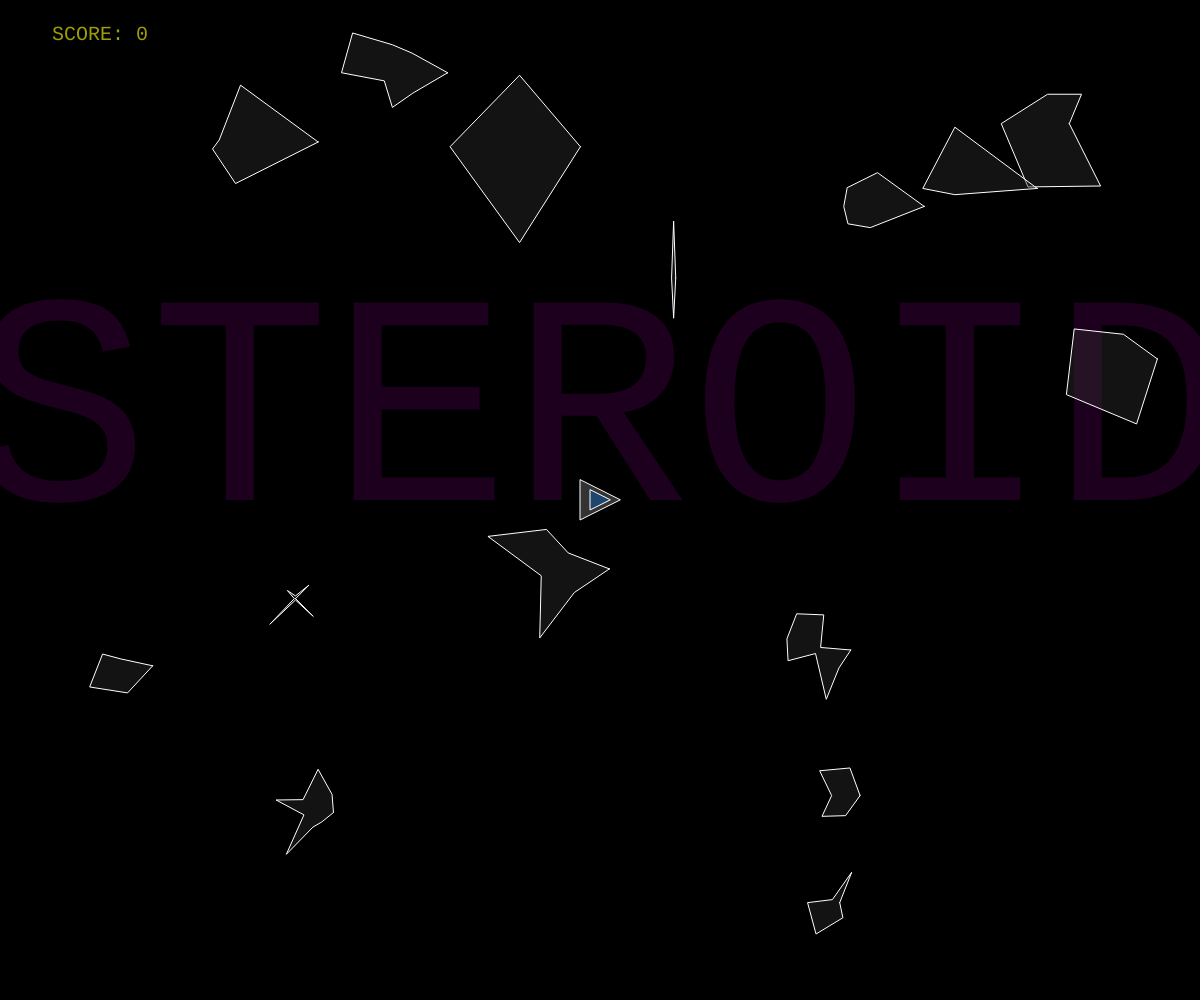
Frame 1 (no input)
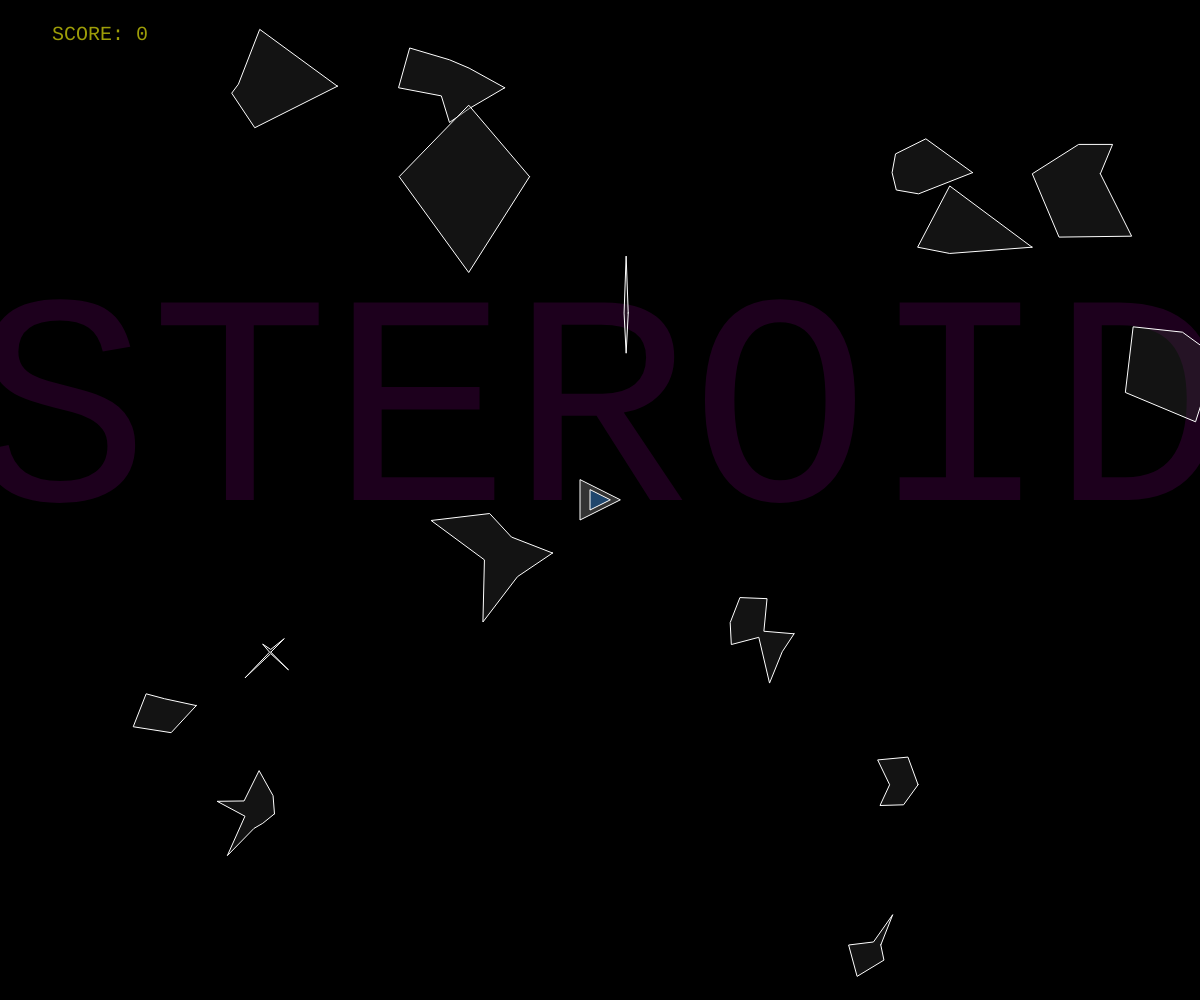
Frame 60 (no input)
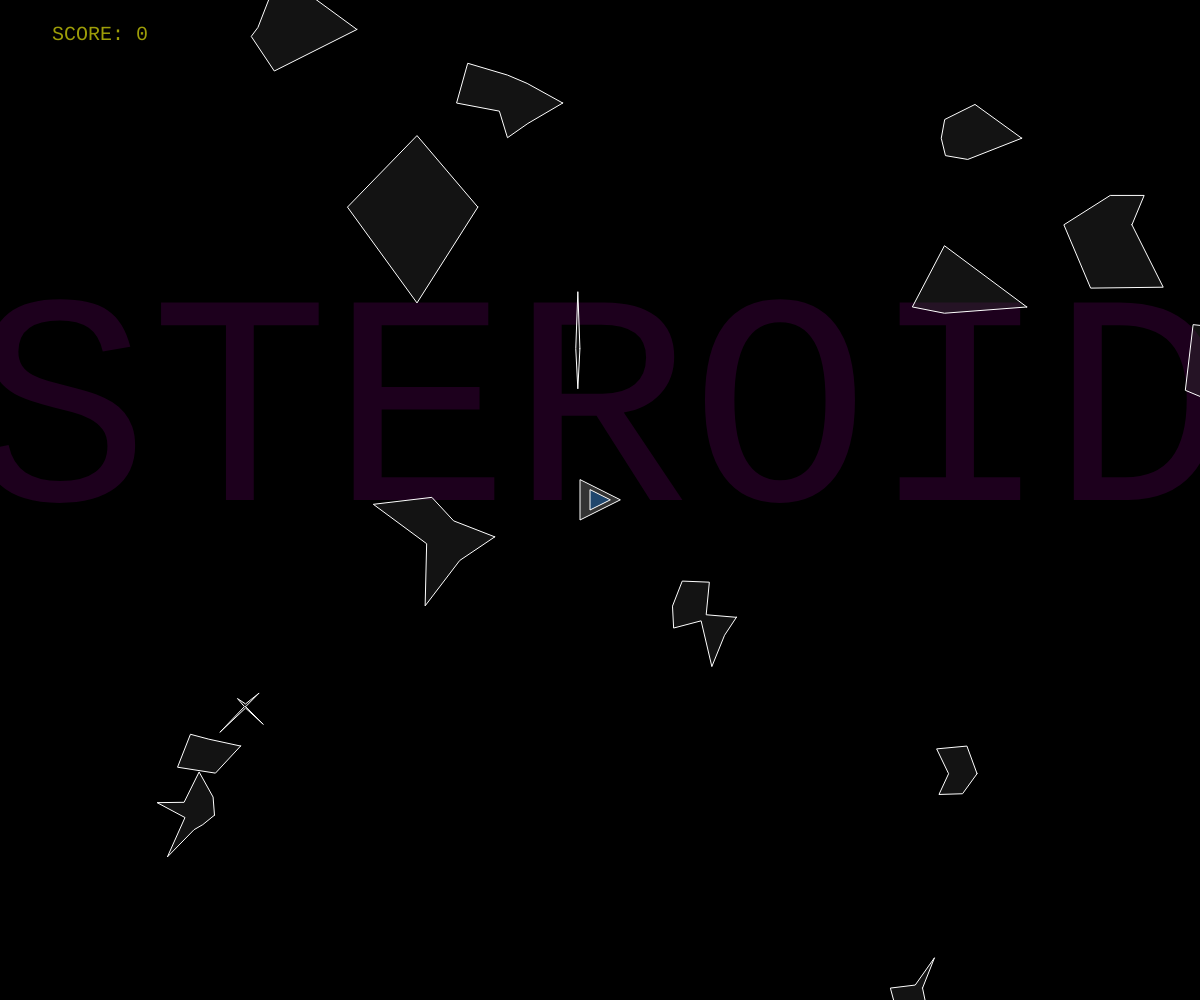
Frame 120 (the mouse pressed at the canvas centre since frame 60)

The p5.js sketch that drew these frames (run headless with seeded random() and noise() and a simulated clock; from frame 60 on, the mouse is pressed at the canvas centre):

// p5.js sketch
// ── sketch.js
let ship;
let asteroids = [];
let lasers = [];
let score;
let totalScore;

function setup() {
  createCanvas(windowWidth, windowHeight);
  score = new Score();
  totalScore = 0;
  for (let i = 0; i < 15; i++) {
    asteroids.push(new Asteroid());
  }

  ship = new Ship();
}

function draw() {
  background(0);

  score.show();
  for (let i = lasers.length - 1; i >= 0; i--) {
    lasers[i].update();
    lasers[i].render();
    if (lasers[i].offscreen()) {
      lasers.splice(i, 1);
    } else {
      for (let j = asteroids.length - 1; j >= 0; j--) {
        if (lasers[i].hits(asteroids[j])) {
          if (asteroids[j].r > 10) {
            let newAsteroids = asteroids[j].breakup();
            console.log(newAsteroids);
            asteroids = asteroids.concat(newAsteroids);
          } else {
            score.totalScore += 1;
          }
          asteroids.splice(j, 1);
          lasers.splice(i, 1);
          break;
        }
      }
    }
  }
  ship.turn();
  ship.render();
  ship.update();
  ship.edges();
  for (a of asteroids) {
    if (ship.hits(a)) {
      console.log("Dead Space!");
    }
    a.update();
    a.edges();
    a.render();
  }
}

function keyPressed() {
  if (key == " ") {
    lasers.push(new Laser(ship.pos, ship.heading));
  } else if (keyCode == RIGHT_ARROW) {
    ship.setRotation(0.1);
  } else if (keyCode == LEFT_ARROW) {
    ship.setRotation(-0.1);
  } else if (keyCode == UP_ARROW) {
    ship.boosting(true);
  }
}

function keyReleased() {
  ship.setRotation(0);
  ship.boosting(false);
}

// ── asteroid.js
class Asteroid {
  constructor(pos, r) {
    if (pos) {
      this.pos = pos.copy();
    } else {
      this.pos = createVector(random(width), random(height));
    }
    if (r) {
      this.r = r * 0.5;
    } else {
      this.r = random(15, 50);
    }
    this.total = floor(random(4, 10));
    this.offset = [];
    for (let i = 0; i < this.total; i++) {
      this.offset[i] = random(-this.r, this.r);
    }
    this.vel = p5.Vector.random2D();
  }

  render() {
    push();
    translate(this.pos.x, this.pos.y);
    fill(50, 50, 50, 100);
    stroke(255);
    //circle(0, 0, this.r * 2);
    beginShape();
    for (let i = 0; i < this.total; i++) {
      let r = this.r + this.offset[i];
      let angle = map(i, 0, this.total, 0, TWO_PI);
      let x = r * cos(angle);
      let y = r * sin(angle);
      vertex(x, y);
    }
    endShape(CLOSE);
    pop();
  }
  update() {
    this.pos.add(this.vel);
  }
  edges() {
    if (this.pos.x > width + this.r) {
      this.pos.x = -this.r;
    } else if (this.pos.x < -this.r) {
      this.pos.x = width + this.r;
    }
    if (this.pos.y > height + this.r) {
      this.pos.y = -this.r;
    } else if (this.pos.y < -this.r) {
      this.pos.y = height + this.r;
    }
  }
  breakup() {
    let newA = [];
    newA[0] = new Asteroid(this.pos, this.r);
    newA[1] = new Asteroid(this.pos, this.r);
    return newA;
  }
}

// ── laser.js
class Laser {
  constructor(spos, angle) {
    this.pos = createVector(spos.x, spos.y);
    this.vel = p5.Vector.fromAngle(angle);
    this.vel.mult(5);
  }

  update() {
    this.pos.add(this.vel);
  }
  render() {
    push();
    stroke(255);
    strokeWeight(4);
    point(this.pos.x, this.pos.y);
    pop();
  }
  hits(asteroid) {
    let d = dist(this.pos.x, this.pos.y, asteroid.pos.x, asteroid.pos.y);
    if (d < asteroid.r) {
      return true;
    } else {
      return false;
    }
  }
  offscreen() {
    if (this.pos.x > width || this.pos.x < 0) {
      return true;
    }
    if (this.pos.y > height || this.pos.y < 0) {
      return true;
    }
    return false;
  }
}

// ── score.js
class Score {
  constructor() {
    this.xPos = 100;
    this.yPos = 40;
    this.totalScore = 0;
  }
  show() {
    textAlign(CENTER);
    fill(200, 200, 10, 200);
    textFont("Courier");
    textSize(20);
    text("SCORE: " + this.totalScore, this.xPos, this.yPos);
    textSize(300);
    fill(150, 0, 150, 50);

    text("ASTEROIDS", width / 2, height / 2);
  }
}

// ── ship.js
class Ship {
  constructor() {
    this.pos = createVector(width / 2, height / 2);
    this.r = 20;
    this.heading = 0;
    this.rotation = 0;
    this.vel = createVector(0, 0);
    this.isBoosting = false;
  }

  render() {
    push();
    translate(this.pos.x, this.pos.y);
    rotate(this.heading + PI / 2);

    fill(51);

    stroke(255);
    triangle(-this.r, this.r, this.r, this.r, 0, -this.r);
    fill(0, 100, 200, 100);
    triangle(-this.r / 2, this.r / 2, this.r / 2, this.r / 2, 0, -this.r / 2);

    noStroke();
    fill(250, 59, 0, 100);
    if (this.isBoosting) {
      triangle(-this.r + 8, this.r, this.r - 8, this.r, 0, this.r * 3);
      fill(255, 255, 0, 100);
      triangle(-this.r + 10, this.r, this.r - 10, this.r, 0, this.r * 2);
    }
    pop();
  }
  setRotation(a) {
    this.rotation = a;
  }
  turn(angle) {
    this.heading += this.rotation;
  }
  update() {
    if (this.isBoosting) {
      this.boost();
    }
    this.pos.add(this.vel);
    this.vel.mult(0.999);
  }
  boost() {
    let force = p5.Vector.fromAngle(this.heading);
    force.mult(0.1);
    this.vel.add(force);
  }
  boosting(b) {
    this.isBoosting = b;
  }
  edges() {
    if (this.pos.x > width + this.r) {
      this.pos.x = -this.r;
    } else if (this.pos.x < -this.r) {
      this.pos.x = width + this.r;
    }
    if (this.pos.y > height + this.r) {
      this.pos.y = -this.r;
    } else if (this.pos.y < -this.r) {
      this.pos.y = height + this.r;
    }
  }
  hits(asteroid) {
    let d = dist(this.pos.x, this.pos.y, asteroid.pos.x, asteroid.pos.y);
    if (d < this.r + asteroid.r) {
      return true;
    } else {
      return false;
    }
  }
}
